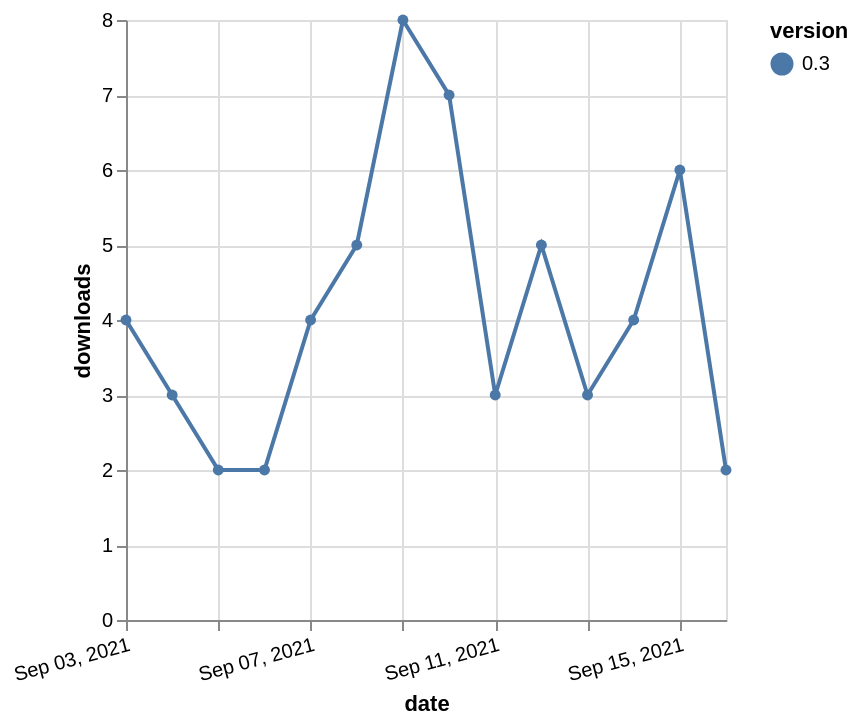

Write a Vega-Lite specification for this figure.
### Vega-Lite specification from a JSON file in a GitHub repository (floating-point values rounded to 4 significant figures)
{"$schema": "https://vega.github.io/schema/vega-lite/v5.json", "description": "A simple bar chart with embedded data.", "data": {"values": [{"date": "2021-09-03", "total": 15534, "delta": 4, "version": "0.3"}, {"date": "2021-09-04", "total": 15537, "delta": 3, "version": "0.3"}, {"date": "2021-09-05", "total": 15539, "delta": 2, "version": "0.3"}, {"date": "2021-09-06", "total": 15541, "delta": 2, "version": "0.3"}, {"date": "2021-09-07", "total": 15545, "delta": 4, "version": "0.3"}, {"date": "2021-09-08", "total": 15550, "delta": 5, "version": "0.3"}, {"date": "2021-09-09", "total": 15558, "delta": 8, "version": "0.3"}, {"date": "2021-09-10", "total": 15565, "delta": 7, "version": "0.3"}, {"date": "2021-09-11", "total": 15568, "delta": 3, "version": "0.3"}, {"date": "2021-09-12", "total": 15573, "delta": 5, "version": "0.3"}, {"date": "2021-09-13", "total": 15576, "delta": 3, "version": "0.3"}, {"date": "2021-09-14", "total": 15580, "delta": 4, "version": "0.3"}, {"date": "2021-09-15", "total": 15586, "delta": 6, "version": "0.3"}, {"date": "2021-09-16", "total": 15588, "delta": 2, "version": "0.3"}]}, "width": "container", "mark": {"type": "line", "point": {"filled": true}}, "encoding": {"x": {"field": "date", "type": "temporal", "timeUnit": "yearmonthdate", "title": "date", "axis": {"labelAngle": -15}}, "y": {"field": "delta", "type": "quantitative", "title": "downloads"}, "color": {"field": "version", "type": "nominal"}, "tooltip": {"field": "delta"}}}
